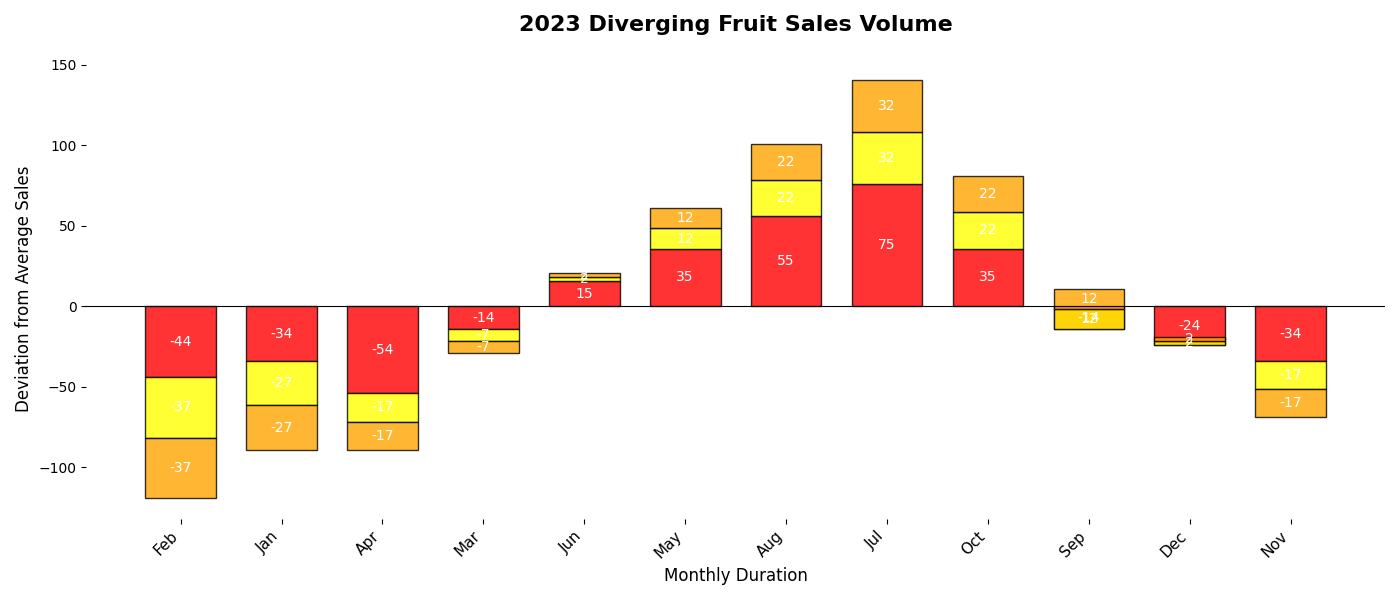

Write Python code to recreate this figure.
import matplotlib.pyplot as plt
import numpy as np

months = ['Feb', 'Jan', 'Apr', 'Mar', 'Jun', 'May', 'Aug', 'Jul', 'Oct', 'Sep', 'Dec', 'Nov']
apples_sales = np.array([120, 130, 110, 150, 180, 200, 220, 240, 200, 150, 140, 130])
bananas_sales = np.array([90, 100, 110, 120, 130, 140, 150, 160, 150, 140, 130, 110])
oranges_sales = np.array([80, 90, 100, 110, 120, 130, 140, 150, 140, 130, 120, 100])

average_apples = np.mean(apples_sales)
average_bananas = np.mean(bananas_sales)
average_oranges = np.mean(oranges_sales)

fig, ax = plt.subplots(figsize=(14, 6))

bar_width = 0.7
positions = np.arange(len(months))

bar1_apples = ax.bar(positions, apples_sales - average_apples, width=bar_width, color='red', edgecolor='black', alpha=0.8)
bar2_bananas = ax.bar(positions, bananas_sales - average_bananas, width=bar_width, bottom=apples_sales - average_apples, color='yellow', edgecolor='black', alpha=0.8)
bar3_oranges = ax.bar(positions, oranges_sales - average_oranges, width=bar_width, bottom=(apples_sales + bananas_sales) - (average_apples + average_bananas), color='orange', edgecolor='black', alpha=0.8)

ax.set_title('2023 Diverging Fruit Sales Volume', fontsize=16, fontweight='bold', pad=20)
ax.set_xlabel('Monthly Duration', fontsize=12)
ax.set_ylabel('Deviation from Average Sales', fontsize=12)
ax.set_xticks(positions)
ax.set_xticklabels(months, rotation=45, ha='right', fontsize=11)
ax.axhline(0, color='black', linewidth=0.8)

# Hiding the spines to eliminate borders
for spine in ax.spines.values():
    spine.set_visible(False)

for bar in bar1_apples + bar2_bananas + bar3_oranges:
    height = bar.get_height()
    ax.text(
        bar.get_x() + bar.get_width() / 2,
        bar.get_y() + height / 2,
        f'{int(height)}',
        ha='center',
        va='center',
        color='white',
        fontsize=10
    )

plt.tight_layout()
plt.show()
